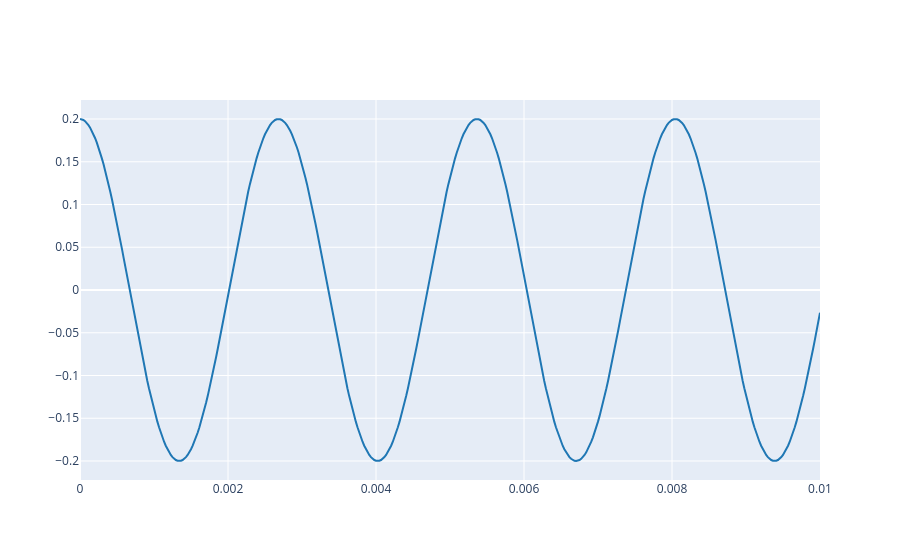

Write notebook code for a chart like this one.
### Markdown cell above
2.1. Define a complex sinusoid using the same parameters as in Lab 1, Exercise 3.1, and plot its real part. Then answer: how does changing $\phi$ change the waveform?

### Code cell
A = 0.2
f0 = 373.73
fs = 44100
phi = 0
t = np.arange(0, 0.01, 1.0/fs)
x = A * np.exp(1j * (2 * np.pi * f0 * t + phi))

plot_signals([np.real(x)], fs, name=['real part (Synthesized)'])

### Figure 1 — Plotly figure (JSON) as saved in the notebook; plotly's stock layout.template omitted (floating-point values rounded to 4 significant figures; data arrays with more than 128 entries replaced by an {"elided": "..."} marker saying what was removed)
{"data": [{"line": {"color": "#1f77b4", "shape": "linear"}, "mode": "lines", "name": "real part (Synthesized)", "type": "scatter", "x": {"elided": "441 float values"}, "y": {"elided": "441 float values"}}], "layout": {}}
